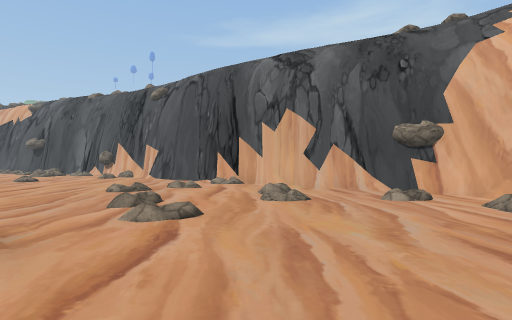
[1] (above)

20 first-person views from a walk through a Unity game level. The camera is 1.5 m above the floor, looks level and sees 80° across. The floor is counted in squares, 2 m on a side. Each view is taken from the middle of a square. On the plan, view 1 faces up. The plan holds only what a view shows up to about 10 squares ahead; the rest is blank. The place goes on beyond the plan. Some surface patterns are stand-ins.

[2]
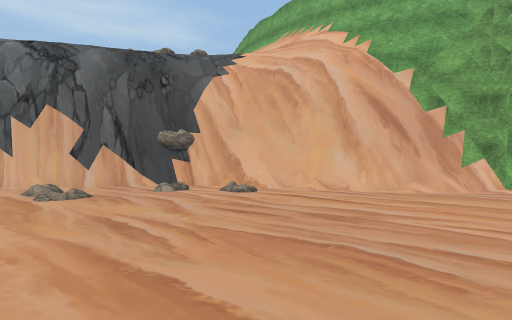

[3]
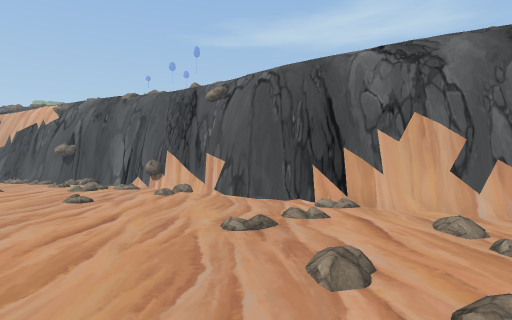

[4]
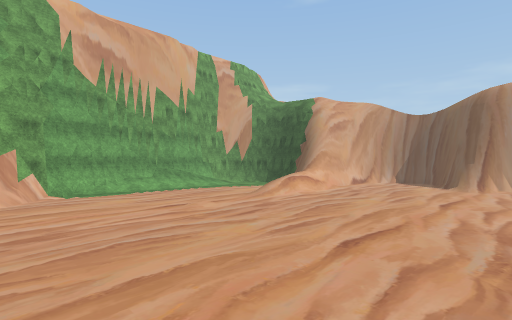

[5]
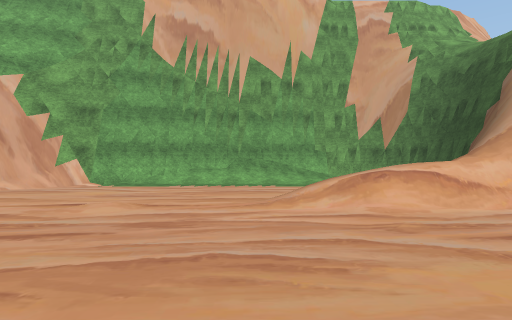

[6]
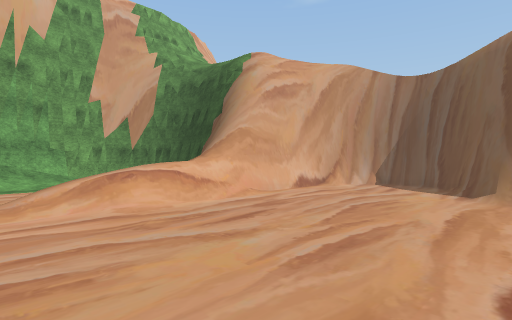

[7]
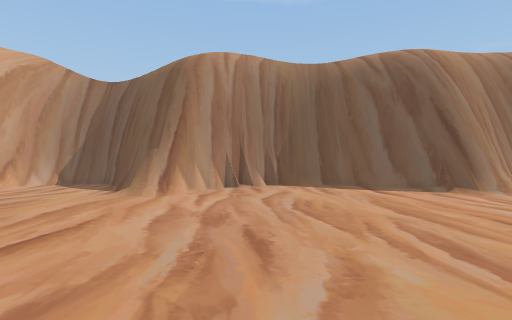

[8]
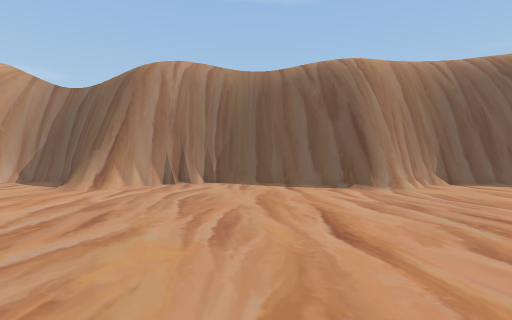

[9]
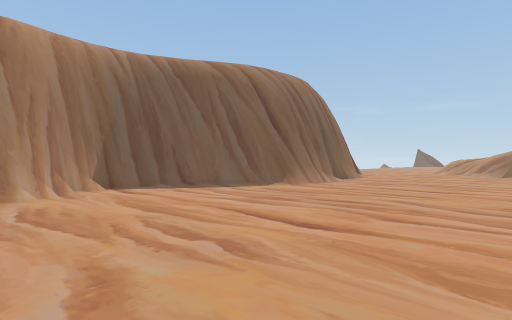

[10]
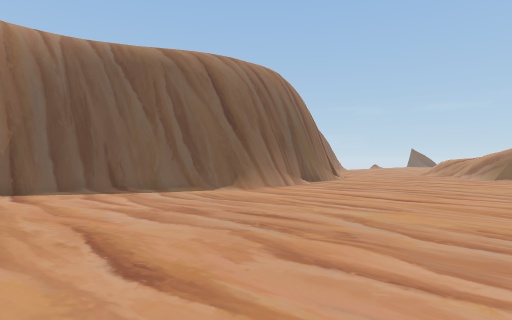

[11]
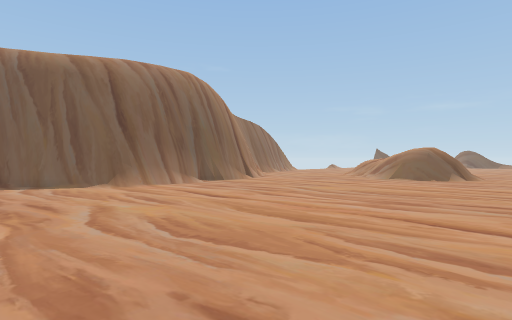

[12]
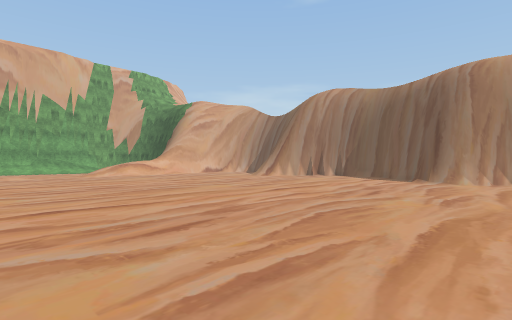

[13]
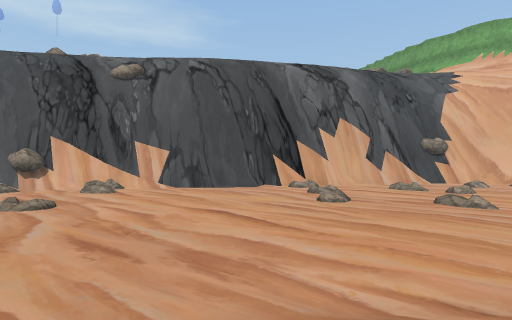

[14]
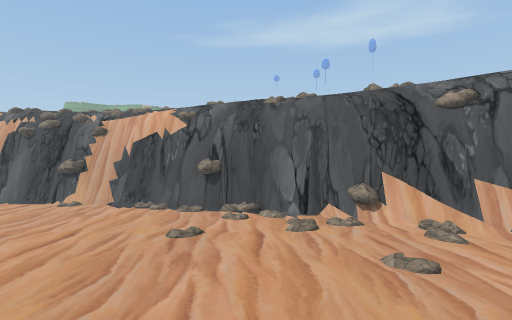

[15]
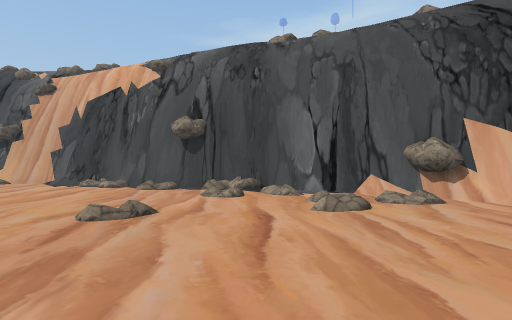

[16]
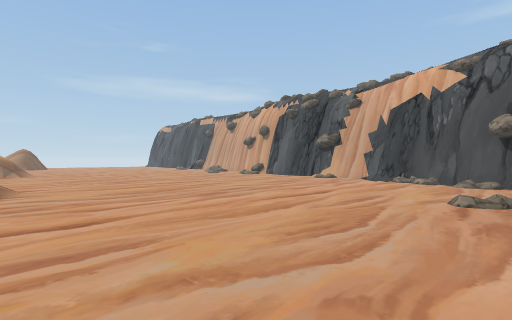

[17]
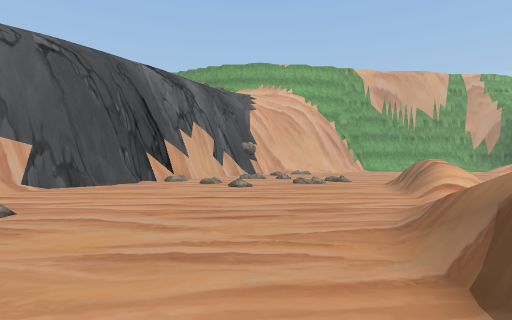

[18]
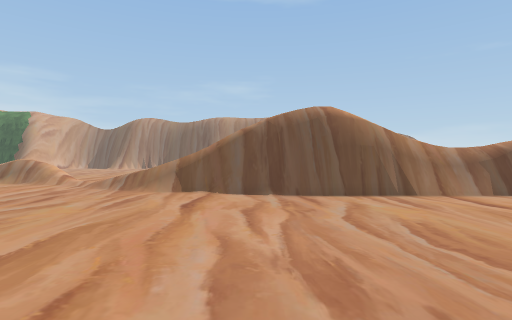

[19]
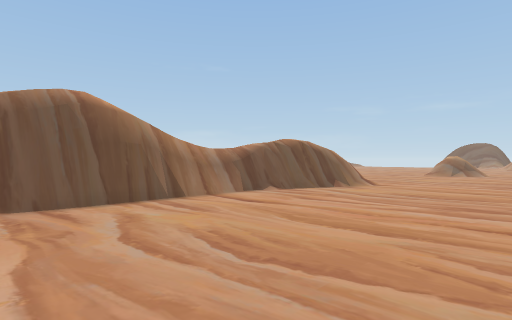

[20]
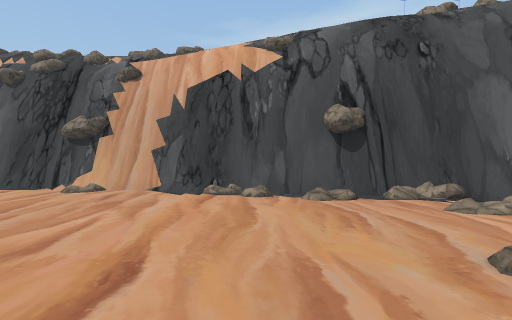

### Floor plan
Key: @ floor where view 1 was taken; # wall or solid block; . floor; / step, stairs or slope; = window, fence, low wall or low ledge; R rock.
Columns run from 20 left of view 1 to 9 right of it. Each row starts with its distance up from view 1.
 19 ######
 18 ..../#####
 17 .....// =####
 16  .......////#
 15  ......././/RR#
 14  .........///.##
 13 ......./...... ###
 12 .................##
 11 ..................##
 10 ...................###
  9 ................../..##
  8 .................//...###
  7 ##.............../......#
  6  #==#####=......../..../##
  5   === /////=/...../..... ##
  4            ////..../......#
  3               //==........##
  2               .////........#
  1                    ........##
  0                   ..@.......##
 -1          . ....  ............#
 -2    .... . ...................#
 -3 ........ ..................../
 -4 ............................./
 -5 ......................../..../
 -6 ......................../ .../
 -7 ........................=   ./
 -8 ........................=
 -9 ........................==
-10  .......................######
-11   ####..................##
-12     ###....//......##...#
-13       ##..####....###...#
-14        ####  ##..#####..#
-15               ####   ####

Where each view was taken, in squares from view 1:
view 1: 0 up, 0 right, facing up
view 2: 1 down, 1 left, facing up-right
view 3: 2 up, 3 left, facing up
view 4: 2 up, 3 left, facing down-right
view 5: 5 down, 1 left, facing right
view 6: 5 down, 1 left, facing down-right
view 7: 5 down, 3 left, facing down
view 8: 4 down, 5 left, facing down
view 9: 5 down, 8 left, facing down-left
view 10: 5 down, 10 left, facing down-left
view 11: 2 down, 12 left, facing down-left
view 12: 1 down, 11 left, facing down-right
view 13: 4 up, 9 left, facing up-right
view 14: 5 up, 11 left, facing up
view 15: 9 up, 11 left, facing up
view 16: 7 up, 12 left, facing up-left
view 17: 7 up, 12 left, facing right
view 18: 13 up, 12 left, facing down
view 19: 12 up, 12 left, facing down-left
view 20: 11 up, 15 left, facing up
